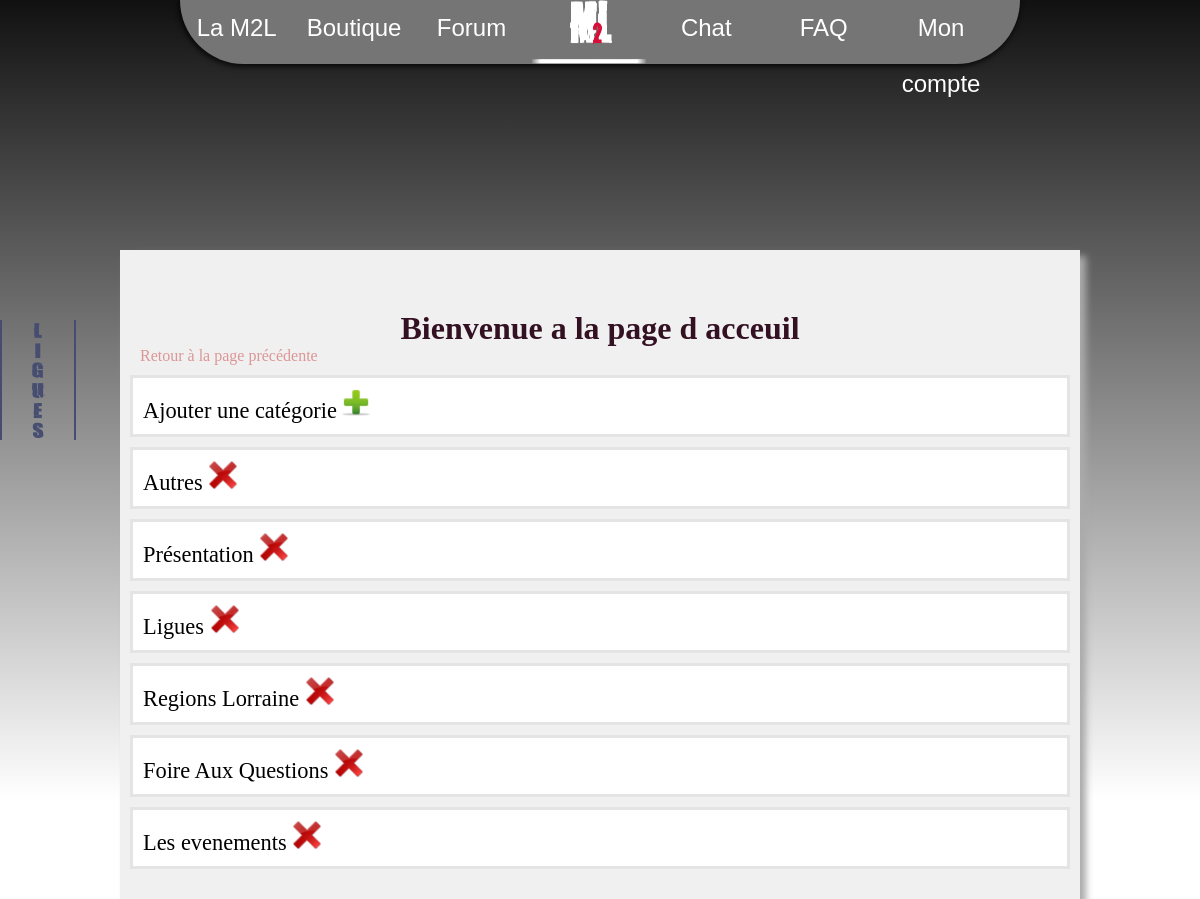
Before: /administration/indexforum.php (signed in) with the older database file.
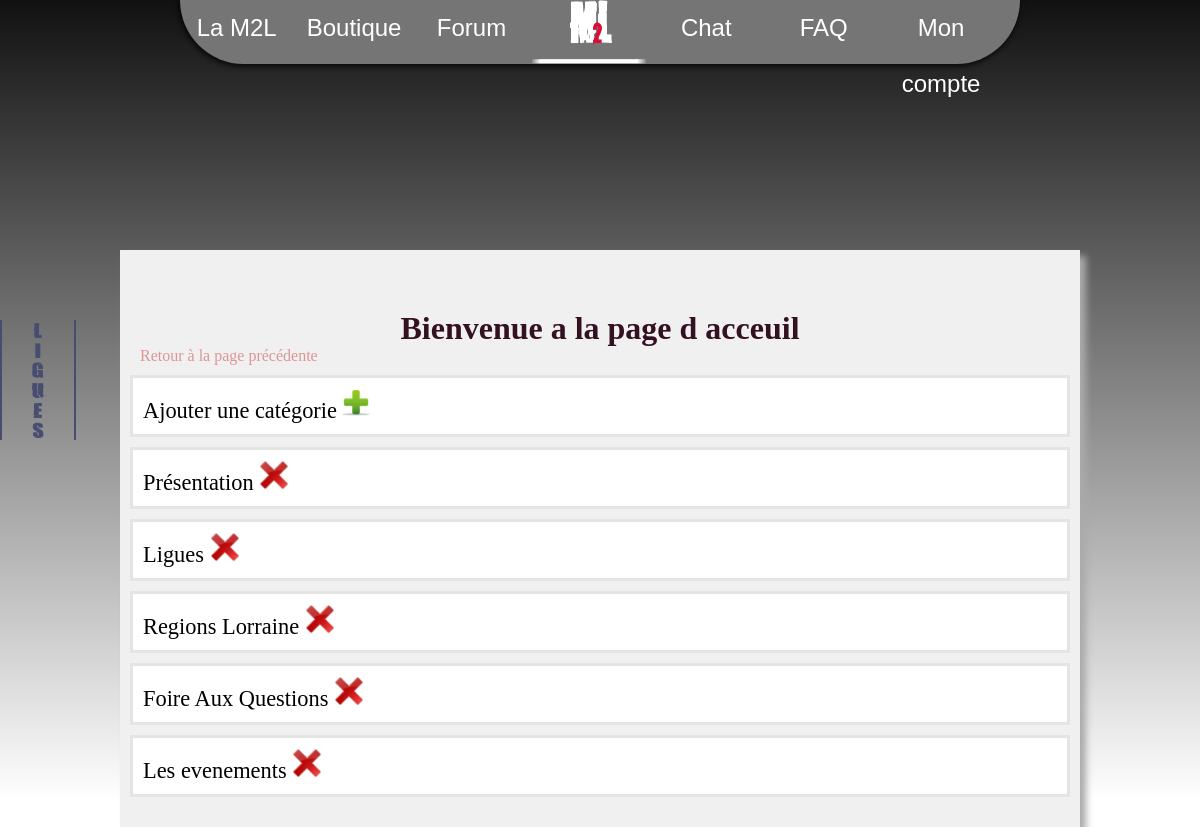
After: the same page with the newer database file.
### tables this page shows
CREATE TABLE IF NOT EXISTS `forum` (
  `forum_id` int(11) NOT NULL AUTO_INCREMENT,
  `titre` varchar(50) DEFAULT NULL,
  `description` varchar(255) DEFAULT NULL,
  PRIMARY KEY (`forum_id`)
);

### administration/indexforum.php (the view, shortened to what this page needs)
<?php
	include 'includes/head.php';
	$bdd = bdd();
if(isset($_SESSION['isAdmin'])){
?>
<div id="forum3">
	<?php
		if(isset($_GET['forum']) AND!isset($_GET['topic'])){
			$forum_titre=$bdd->prepare('SELECT titre FROM forum WHERE forum_id=:id');
			$forum_titre->execute(array('id'=>$_GET['forum']));
			$rep=$forum_titre->fetch();
	?>
			 <p class="retour">Vous étes ici:  <a href="indexforum.php"> >Forum </a><a href="indexforum.php?forum=<?php echo utf8_encode($_GET['forum']); ?>"> ><?php echo utf8_encode($rep['titre']); ?></a></p>
			 <p class="retour"> <a href="javascript:history.go(-1)">Retour à la page précédente</a></p>
			<div class="categorie">
				<h3> <?php echo utf8_encode($rep['titre']); ?> </h3>
			</div>
	<?php
            $message="réponses";
			$requete = $bdd->prepare('SELECT titre,	topic.topic_id as id,forum_id FROM topic  WHERE  forum_id= :forum');
			$requete->execute(array('forum' =>$_GET['forum']  ));
			while($reponse =$requete->fetch()){
                $requete2 = $bdd->prepare('SELECT COUNT(*) AS nombre  FROM topic inner join msg_forum ON msg_forum.topic_id = topic.topic_id WHERE  topic.topic_id= :topic GROUP BY topic.topic_id');
			$requete2->execute(array('topic' =>$reponse['id']  ));
            $res=$requete2->fetch();
            if(!$res['nombre']){
                $res['nombre']=0;
                $message="réponse";
            }
            if($res['nombre']==1){
                $message="réponse";
            }
?>
				<div class="categorie">
					<a href="indexforum.php?forum=<?php echo $_GET['forum']?>&topic=<?php echo $reponse['id']; ?>">
						<h1><?php echo utf8_encode($reponse['titre']).' ( '.$res['nombre'].' '.$message.' )'; ?></h1>
					</a>
                    <img src="img/delete.png" class="adminImg" title="Effacer topic" onclick="deleteTopicForum(<?php echo $reponse['id']; ?>)"/>
				</div>
	<?php
			}
			if(isset($_SESSION['id'])){
	?>
				<a class="bouton2 "href="addSujet.php?forum=<?php echo $_GET['forum']; ?>"> Ajouter un sujet</a>
	<?php
			}
			}
		else {
	?>
			<h1>Bienvenue a la page d acceuil</h1>
			<p class="retour"> <a href="javascript:history.go(-1)">Retour à la page précédente</a></p>
             <div class="categorie">
                <a href="javascript:addCategorieForum()">Ajouter une catégorie</a>
                <img src="img/add.png" class="adminImg" title="Ajouter catégorie"/>
            </div>
	<?php
			$requete = $bdd->query ('SELECT forum_id,titre FROM forum');
			while ($reponse = $requete->fetch()){
	?>
				<div class="categorie">
					<a href=" indexforum.php?forum=<?php echo utf8_encode($reponse['forum_id']); ?>"> <?php echo utf8_encode($reponse['titre']); ?> </a>
                    <img src="img/delete.png" class="adminImg" title="Effacer catégorie" onclick="deleteCategorieForum(<?php echo $reponse['forum_id']; ?>)"/>
				</div>
	<?php
			}
		}
	?>
</div>
<?php }
   else{
       echo "Vous n'avez pas les droit pour accèder à cette page";
   }?>
	</body>
</html>

Changed rows visible on the page:
removed forum: titre "Autres"
